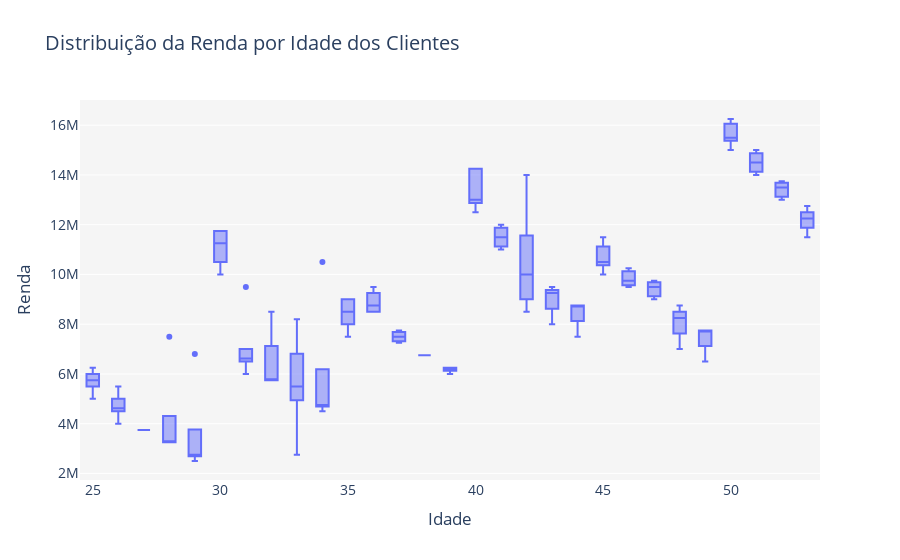

This figure's notebook cell:
### Markdown cell above
# Salário x Idade
Resposta: De certa forma influencia sim, ainda mais quandos dois extremos são comparados(Mais novos x mais velhos) a tendencia acaba sendo que pessoas mais velhas tem salários maiores. Há algumas inconcitencias, no caso, grupos de ididades que se destacam em income, mesmo sendo mais novos, ou mais velhos que tem uma receita mais baixa, mas no geral, olhando o gráfico como um todo, as pessoas mais velhas tem uma tendência maior a receber mais.

### Code cell
fig = px.box(
    df,
    x='Age',
    y='Income',
    title='Distribuição da Renda por Idade dos Clientes'
)
fig.update_layout(
    xaxis_title='Idade',
    yaxis_title='Renda',
    font=dict(size=14),
    plot_bgcolor='rgba(245,245,245,1)'
)

### Figure 1 — Plotly figure (JSON) as saved in the notebook; plotly's stock layout.template omitted (floating-point values rounded to 4 significant figures; data arrays with more than 128 entries replaced by an {"elided": "..."} marker saying what was removed)
{"data": [{"alignmentgroup": "True", "hovertemplate": "Age=%{x}<br>Income=%{y}<extra></extra>", "legendgroup": "", "marker": {"color": "#636efa"}, "name": "", "notched": false, "offsetgroup": "", "orientation": "v", "showlegend": false, "type": "box", "x": {"elided": "164 float values"}, "x0": " ", "xaxis": "x", "y": {"elided": "164 float values"}, "y0": " ", "yaxis": "y"}], "layout": {"boxmode": "group", "font": {"size": 14}, "legend": {"tracegroupgap": 0}, "plot_bgcolor": "rgba(245,245,245,1)", "title": {"text": "Distribuição da Renda por Idade dos Clientes"}, "xaxis": {"anchor": "y", "domain": [0, 1], "title": {"text": "Idade"}}, "yaxis": {"anchor": "x", "domain": [0, 1], "title": {"text": "Renda"}}}}
